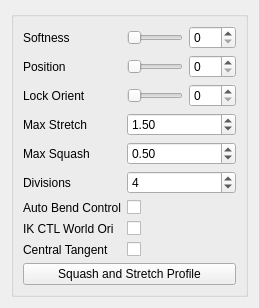
<?xml version="1.0" encoding="UTF-8"?>
<ui version="4.0">
 <class>Form</class>
 <widget class="QWidget" name="Form">
  <property name="geometry">
   <rect>
    <x>0</x>
    <y>0</y>
    <width>259</width>
    <height>284</height>
   </rect>
  </property>
  <property name="windowTitle">
   <string>Form</string>
  </property>
  <layout class="QGridLayout" name="gridLayout">
   <item row="0" column="0">
    <widget class="QGroupBox" name="groupBox">
     <property name="title">
      <string/>
     </property>
     <layout class="QGridLayout" name="gridLayout_2">
      <item row="0" column="0">
       <layout class="QVBoxLayout" name="verticalLayout">
        <item>
         <layout class="QFormLayout" name="formLayout">
          <item row="0" column="0">
           <widget class="QLabel" name="softness_label">
            <property name="text">
             <string>Softness</string>
            </property>
           </widget>
          </item>
          <item row="0" column="1">
           <layout class="QHBoxLayout" name="horizontalLayout_3">
            <item>
             <widget class="QSlider" name="softness_slider">
              <property name="minimumSize">
               <size>
                <width>0</width>
                <height>15</height>
               </size>
              </property>
              <property name="maximum">
               <number>100</number>
              </property>
              <property name="orientation">
               <enum>Qt::Horizontal</enum>
              </property>
             </widget>
            </item>
            <item>
             <widget class="QSpinBox" name="softness_spinBox">
              <property name="maximum">
               <number>100</number>
              </property>
             </widget>
            </item>
           </layout>
          </item>
          <item row="1" column="0">
           <widget class="QLabel" name="softness_label_2">
            <property name="text">
             <string>Position</string>
            </property>
           </widget>
          </item>
          <item row="1" column="1">
           <layout class="QHBoxLayout" name="horizontalLayout_4">
            <item>
             <widget class="QSlider" name="position_slider">
              <property name="minimumSize">
               <size>
                <width>0</width>
                <height>15</height>
               </size>
              </property>
              <property name="maximum">
               <number>100</number>
              </property>
              <property name="orientation">
               <enum>Qt::Horizontal</enum>
              </property>
             </widget>
            </item>
            <item>
             <widget class="QSpinBox" name="position_spinBox">
              <property name="maximum">
               <number>100</number>
              </property>
             </widget>
            </item>
           </layout>
          </item>
          <item row="2" column="0">
           <widget class="QLabel" name="softness_label_3">
            <property name="text">
             <string>Lock Orient</string>
            </property>
           </widget>
          </item>
          <item row="2" column="1">
           <layout class="QHBoxLayout" name="horizontalLayout_5">
            <item>
             <widget class="QSlider" name="lockOri_slider">
              <property name="minimumSize">
               <size>
                <width>0</width>
                <height>15</height>
               </size>
              </property>
              <property name="maximum">
               <number>100</number>
              </property>
              <property name="orientation">
               <enum>Qt::Horizontal</enum>
              </property>
             </widget>
            </item>
            <item>
             <widget class="QSpinBox" name="lockOri_spinBox">
              <property name="maximum">
               <number>100</number>
              </property>
             </widget>
            </item>
           </layout>
          </item>
          <item row="3" column="0">
           <widget class="QLabel" name="maxStretch_label">
            <property name="sizePolicy">
             <sizepolicy hsizetype="MinimumExpanding" vsizetype="MinimumExpanding">
              <horstretch>0</horstretch>
              <verstretch>0</verstretch>
             </sizepolicy>
            </property>
            <property name="text">
             <string>Max Stretch</string>
            </property>
           </widget>
          </item>
          <item row="3" column="1">
           <widget class="QDoubleSpinBox" name="maxStretch_spinBox">
            <property name="sizePolicy">
             <sizepolicy hsizetype="MinimumExpanding" vsizetype="Fixed">
              <horstretch>0</horstretch>
              <verstretch>0</verstretch>
             </sizepolicy>
            </property>
            <property name="minimum">
             <double>1.000000000000000</double>
            </property>
            <property name="singleStep">
             <double>0.100000000000000</double>
            </property>
            <property name="value">
             <double>1.500000000000000</double>
            </property>
           </widget>
          </item>
          <item row="4" column="0">
           <widget class="QLabel" name="maxSquash_label">
            <property name="sizePolicy">
             <sizepolicy hsizetype="MinimumExpanding" vsizetype="MinimumExpanding">
              <horstretch>0</horstretch>
              <verstretch>0</verstretch>
             </sizepolicy>
            </property>
            <property name="text">
             <string>Max Squash</string>
            </property>
           </widget>
          </item>
          <item row="4" column="1">
           <widget class="QDoubleSpinBox" name="maxSquash_spinBox">
            <property name="sizePolicy">
             <sizepolicy hsizetype="MinimumExpanding" vsizetype="Fixed">
              <horstretch>0</horstretch>
              <verstretch>0</verstretch>
             </sizepolicy>
            </property>
            <property name="minimum">
             <double>0.100000000000000</double>
            </property>
            <property name="maximum">
             <double>1.000000000000000</double>
            </property>
            <property name="singleStep">
             <double>0.100000000000000</double>
            </property>
            <property name="value">
             <double>0.500000000000000</double>
            </property>
           </widget>
          </item>
          <item row="5" column="0">
           <widget class="QLabel" name="divisions_label">
            <property name="text">
             <string>Divisions</string>
            </property>
           </widget>
          </item>
          <item row="5" column="1">
           <widget class="QSpinBox" name="division_spinBox">
            <property name="sizePolicy">
             <sizepolicy hsizetype="Expanding" vsizetype="Fixed">
              <horstretch>0</horstretch>
              <verstretch>0</verstretch>
             </sizepolicy>
            </property>
            <property name="minimum">
             <number>2</number>
            </property>
            <property name="maximum">
             <number>99</number>
            </property>
            <property name="value">
             <number>4</number>
            </property>
           </widget>
          </item>
          <item row="6" column="1">
           <widget class="QCheckBox" name="autoBend_checkBox">
            <property name="text">
             <string/>
            </property>
           </widget>
          </item>
          <item row="6" column="0">
           <widget class="QLabel" name="autoBend_label">
            <property name="text">
             <string>Auto Bend Control</string>
            </property>
           </widget>
          </item>
          <item row="8" column="1">
           <widget class="QCheckBox" name="centralTangent_checkBox">
            <property name="text">
             <string/>
            </property>
           </widget>
          </item>
          <item row="8" column="0">
           <widget class="QLabel" name="centralTangent_label">
            <property name="text">
             <string>Central Tangent</string>
            </property>
           </widget>
          </item>
          <item row="7" column="1">
           <widget class="QCheckBox" name="IKWorldOri_checkBox">
            <property name="toolTip">
             <string>&lt;html&gt;&lt;head/&gt;&lt;body&gt;&lt;p&gt;If checked the IK controls will be oriented to world space in XYZ&lt;/p&gt;&lt;/body&gt;&lt;/html&gt;</string>
            </property>
            <property name="text">
             <string/>
            </property>
           </widget>
          </item>
          <item row="7" column="0">
           <widget class="QLabel" name="autoBend_label_2">
            <property name="text">
             <string>IK CTL World Ori</string>
            </property>
           </widget>
          </item>
         </layout>
        </item>
        <item>
         <widget class="QPushButton" name="squashStretchProfile_pushButton">
          <property name="text">
           <string>Squash and Stretch Profile</string>
          </property>
         </widget>
        </item>
       </layout>
      </item>
     </layout>
    </widget>
   </item>
  </layout>
 </widget>
 <resources/>
 <connections>
  <connection>
   <sender>softness_slider</sender>
   <signal>sliderMoved(int)</signal>
   <receiver>softness_spinBox</receiver>
   <slot>setValue(int)</slot>
   <hints>
    <hint type="sourcelabel">
     <x>187</x>
     <y>30</y>
    </hint>
    <hint type="destinationlabel">
     <x>235</x>
     <y>28</y>
    </hint>
   </hints>
  </connection>
  <connection>
   <sender>softness_spinBox</sender>
   <signal>valueChanged(int)</signal>
   <receiver>softness_slider</receiver>
   <slot>setValue(int)</slot>
   <hints>
    <hint type="sourcelabel">
     <x>235</x>
     <y>20</y>
    </hint>
    <hint type="destinationlabel">
     <x>187</x>
     <y>20</y>
    </hint>
   </hints>
  </connection>
  <connection>
   <sender>position_slider</sender>
   <signal>valueChanged(int)</signal>
   <receiver>position_spinBox</receiver>
   <slot>setValue(int)</slot>
   <hints>
    <hint type="sourcelabel">
     <x>156</x>
     <y>50</y>
    </hint>
    <hint type="destinationlabel">
     <x>208</x>
     <y>50</y>
    </hint>
   </hints>
  </connection>
  <connection>
   <sender>position_spinBox</sender>
   <signal>valueChanged(int)</signal>
   <receiver>position_slider</receiver>
   <slot>setValue(int)</slot>
   <hints>
    <hint type="sourcelabel">
     <x>218</x>
     <y>56</y>
    </hint>
    <hint type="destinationlabel">
     <x>176</x>
     <y>54</y>
    </hint>
   </hints>
  </connection>
  <connection>
   <sender>lockOri_spinBox</sender>
   <signal>valueChanged(int)</signal>
   <receiver>lockOri_slider</receiver>
   <slot>setValue(int)</slot>
   <hints>
    <hint type="sourcelabel">
     <x>207</x>
     <y>79</y>
    </hint>
    <hint type="destinationlabel">
     <x>165</x>
     <y>82</y>
    </hint>
   </hints>
  </connection>
  <connection>
   <sender>lockOri_slider</sender>
   <signal>valueChanged(int)</signal>
   <receiver>lockOri_spinBox</receiver>
   <slot>setValue(int)</slot>
   <hints>
    <hint type="sourcelabel">
     <x>111</x>
     <y>76</y>
    </hint>
    <hint type="destinationlabel">
     <x>198</x>
     <y>70</y>
    </hint>
   </hints>
  </connection>
  <connection>
   <sender>softness_slider</sender>
   <signal>valueChanged(int)</signal>
   <receiver>softness_spinBox</receiver>
   <slot>setValue(int)</slot>
   <hints>
    <hint type="sourcelabel">
     <x>97</x>
     <y>23</y>
    </hint>
    <hint type="destinationlabel">
     <x>207</x>
     <y>23</y>
    </hint>
   </hints>
  </connection>
 </connections>
</ui>
